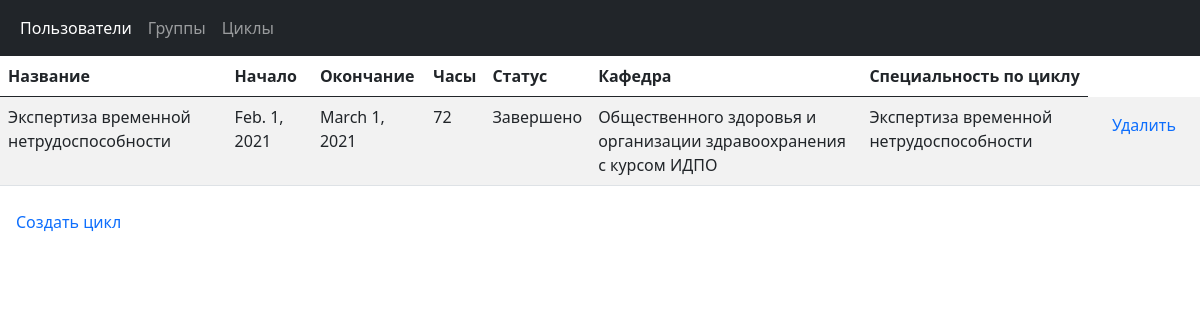
The app's page /app/cycles/ with its own data.
### app/models.py (models this page shows, shortened)
class Cycles(models.Model):
    cyc_name = models.CharField('Название', max_length=200)
    begin = models.DateField('Начало')
    end = models.DateField('Окончание')
    cyc_hours = models.ForeignKey(Hours, on_delete=models.CASCADE)
    cyc_status = models.ForeignKey(Status, on_delete=models.CASCADE)
    cyc_faculty = models.ForeignKey(Faculty, on_delete=models.CASCADE)
    cyc_specialty = models.ForeignKey(SpecialtyByCycle, on_delete=models.CASCADE)

class Hours(models.Model):
    hour = models.CharField('Ко-во часов', max_length=200)
    def __str__(self):
        return self.hour

class Status(models.Model):
    status = models.CharField('Статус цикла', max_length=200)
    def __str__(self):
        return self.status

class Faculty(models.Model):
    faculty = models.CharField('Кафедра', max_length=200)
    def __str__(self):
        return self.faculty

class SpecialtyByCycle(models.Model):
    specialty_by_cycle = models.CharField('Специальность по циклу', max_length=200)
    def __str__(self):
        return self.specialty_by_cycle

### app/views.py (the view)
# urls.py: path('cycles/', views.cycles_list, name='cycles_list'),
def cycles_list(request):
    cycles = Cycles.objects.all()
    return render(request, 'app/cycles.html', context={'cyc_list': cycles})

### app/templates/app/cycles.html (shortened to what this page needs)
{% extends "base.html" %}
{% block content %}
  {% if cyc_list %}
    <table class="table table-striped">
      <thead>
        <tr>
          <th scope="col">Название</th>
          <th scope="col">Начало</th>
          <th scope="col">Окончание</th>
          <th scope="col">Часы</th>
          <th scope="col">Статус</th>
          <th scope="col">Кафедра</th>
          <th scope="col">Специальность по циклу</th>
        </tr>
      </thead>
      <tbody>
        {% for c in cyc_list %}
          <tr>
            <td>{{c.cyc_name}}</td>
            <td>{{c.begin}}</td>
            <td>{{c.end}}</td>
            <td>{{c.cyc_hours}}</td>
            <td>{{c.cyc_status}}</td>
            <td>{{c.cyc_faculty}}</td>
            <td>{{c.cyc_specialty}}</td>
            <td><a class="nav-link active" aria-current="page" href="delete/{{c.id}}">Удалить</a></td>
          </tr>
        {% endfor %}
      </tbody>
    </table>
    <a class="nav-link active" aria-current="page" href="{% url 'cycles_add' %}">Создать цикл</a>
  {% else %}
    <h2>Циклов нет</h2>
  {% endif %}
{% endblock %}

### records on screen
Cycles: cyc_name "Экспертиза временной нетрудоспособности", begin "Feb. 1, 2021", end "March 1, 2021", cyc_hours "72", cyc_status "Завершено", cyc_faculty "Общественного здоровья и организации здравоохранения с курсом ИДПО", cyc_specialty "Экспертиза временной нетрудоспособности"
